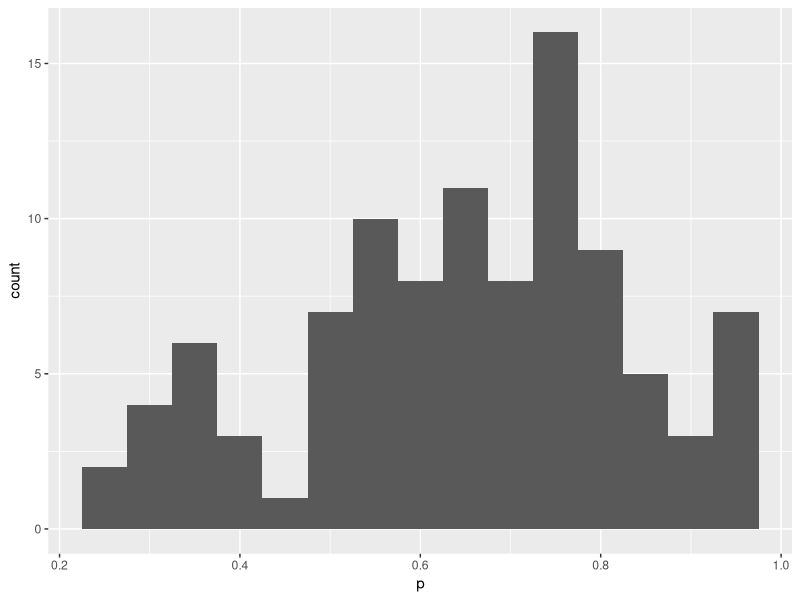

Source code (R):
## ---- chunk 1
knitr::opts_chunk$set(echo = TRUE)
## ---- chunk 2
pval <- seq(from = 0.3, to = 0.8, by=0.1)
prior <- c(0.125, 0.125, 0.250, 0.250, 0.125, 0.125)
n <- 30
y <- 10
posterior <- rep(0,length(pval))
S <- sum(sapply(pval, dbinom, x = y, size = n)*prior)
for(i in 1:length(pval)){
  posterior[i] <- (dbinom(x=y,size=n,pval[i]))*prior[i]/S
}
vals <- data.frame(pval, prior, posterior)
names(vals) <- c("p", "Prior", "Posterior")
vals
## ---- chunk 3
require(dplyr)
filtered <- vals %>% filter(p==0.3)
filtered$Posterior
## ---- chunk 4
filtered <- vals %>% filter(p>0.5)
sum(filtered$Posterior)
## ---- chunk 5
filtered <- vals %>% filter(p>=0.2 & p<=0.4)
sum(filtered$Posterior)
## ---- chunk 6
p <- c(0.1,0.5,0.9,1.5)
dens <- dbeta(p,0.5,0.5)
data.frame(p,dens)
## ---- chunk 7
pbeta(0.6,6,3) - pbeta(0.2,6,3)
## ---- chunk 8
quantiles <- qbeta(p,10,10)
data.frame(p,quantiles)
## ---- chunk 9
vals <- rbeta(100,4,2)
require(ggplot2)
dataf <- data.frame(vals)
ggplot(dataf, aes(x=vals))+
  geom_histogram(binwidth = 0.05)+
  xlab("p")
